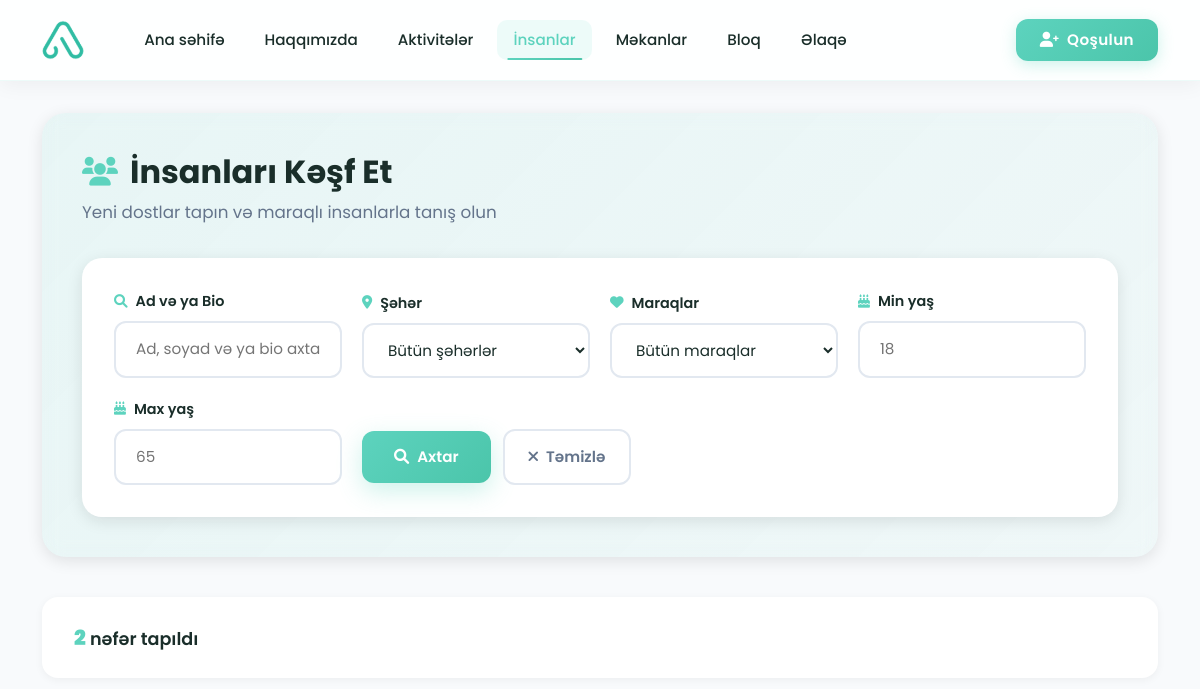
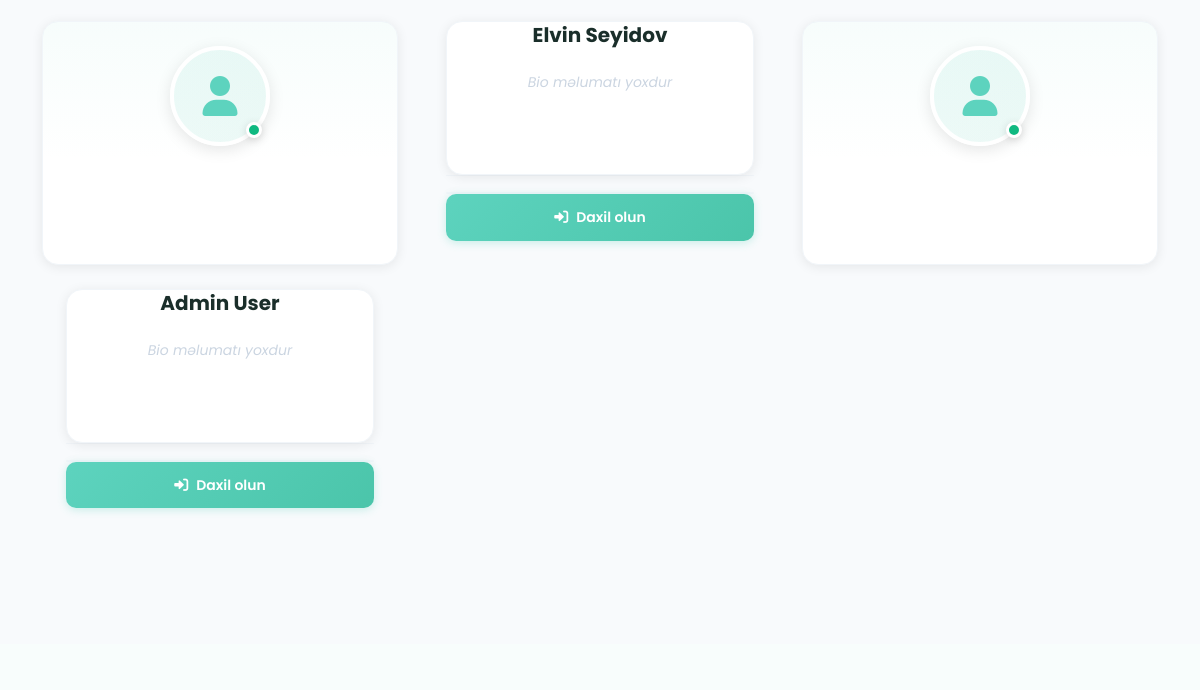
Page /accounts/people/ (upper part) on the earlier database version (2 pictures, top to bottom).
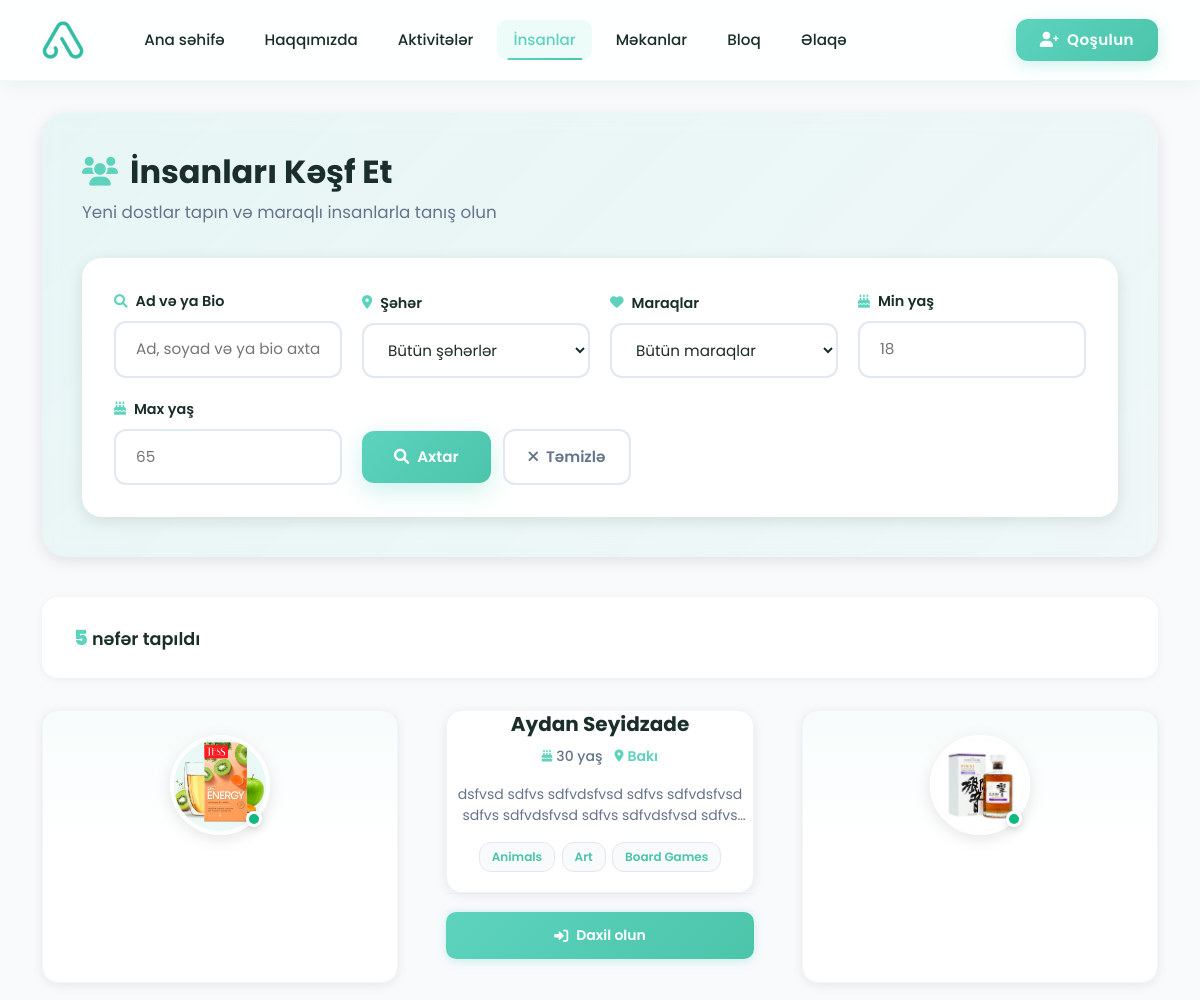
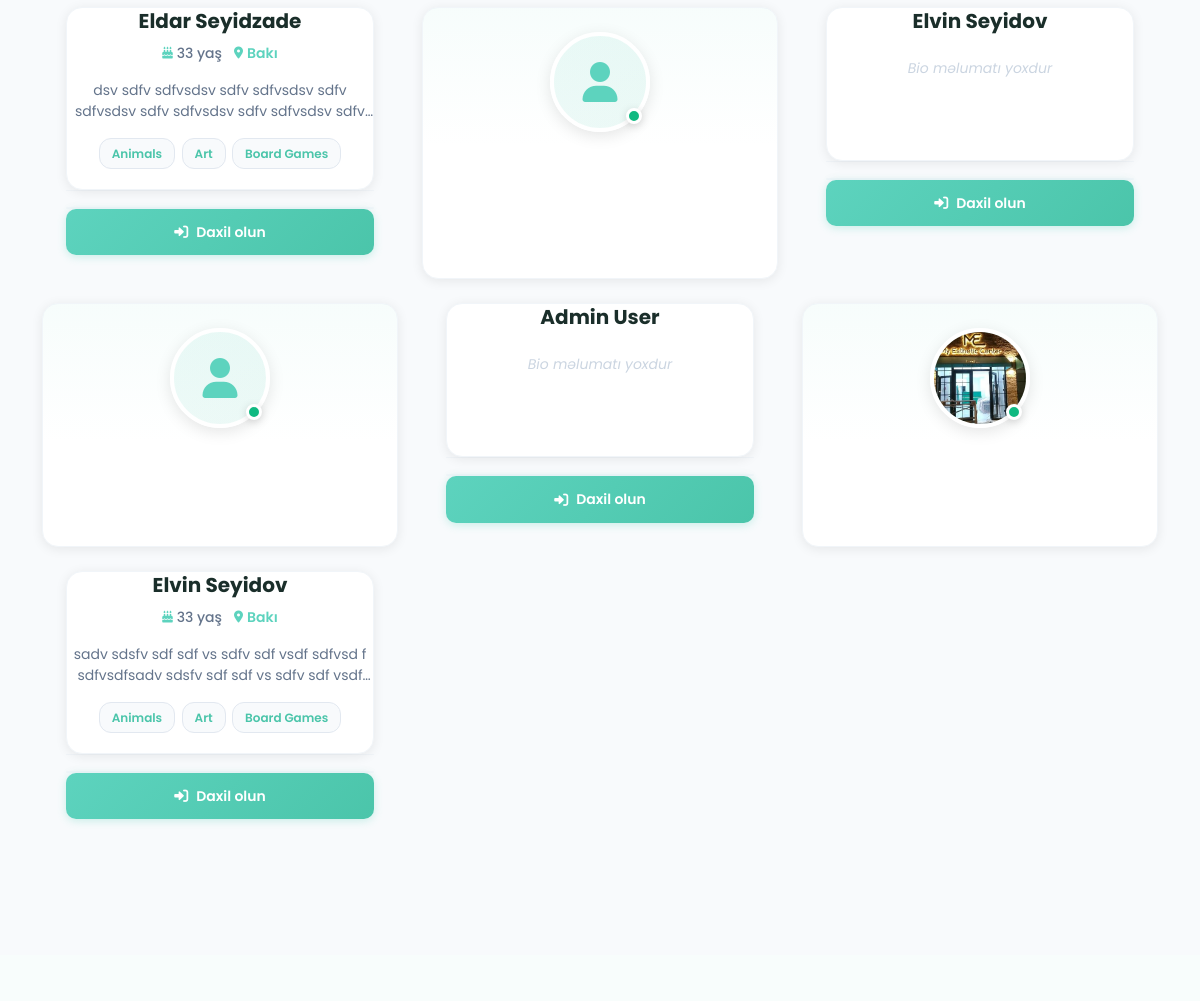
Same page on the later database version (2 pictures, top to bottom).
### accounts/models.py (models this page shows, shortened)
class User(AbstractUser):
    phone_regex = RegexValidator(
        regex=r'^\+?1?\d{9,15}$',
        message="Phone number must be entered in the format: '+999999999'. Up to 15 digits allowed."
    )
    GENDER_CHOICES = [
        ('male', 'Kişi'),
        ('female', 'Qadın'),
        ('other', 'Digər'),
        ('prefer_not_to_say', 'Deməyi üstün tutmuram'),
    ]
    phone = models.CharField(validators=[phone_regex], max_length=17, unique=True)
    is_phone_verified = models.BooleanField(default=False)
    otp_code = models.CharField(max_length=6, blank=True, null=True)
    otp_created_at = models.DateTimeField(blank=True, null=True)
    birthday = models.DateField(blank=True, null=True)
    gender = models.CharField(max_length=20, choices=GENDER_CHOICES, blank=True, null=True)
    bio = models.TextField(max_length=500, blank=True, null=True)
    languages = models.ManyToManyField(Language, blank=True)
    city = models.CharField(max_length=100, blank=True, null=True)
    latitude = models.DecimalField(max_digits=9, decimal_places=6, blank=True, null=True)
    longitude = models.DecimalField(max_digits=9, decimal_places=6, blank=True, null=True)
    address = models.TextField(blank=True, null=True)
    interests = models.ManyToManyField(Interest, blank=True)
    registration_step = models.IntegerField(default=0)  # 0: phone, 1: otp, 2: name, 3: languages, 4: birthday, 5: images, 6: bio, 7: interests, 8: location, 9: complete
    is_registration_complete = models.BooleanField(default=False)
    created_at = models.DateTimeField(auto_now_add=True)
    updated_at = models.DateTimeField(auto_now=True)
    username = None
    USERNAME_FIELD = 'phone'
    REQUIRED_FIELDS = ['first_name', 'last_name']
    objects = UserManager()
    def get_full_name(self):
        if self.first_name and self.last_name:
            return f"{self.first_name} {self.last_name}"
        return self.phone
    @property
    def age(self):
        if self.birthday:
            from datetime import date
            today = date.today()
            return today.year - self.birthday.year - ((today.month, today.day) < (self.birthday.month, self.birthday.day))
        return None

class UserImage(models.Model):
    user = models.ForeignKey(User, on_delete=models.CASCADE, related_name='images')
    image = models.ImageField(upload_to=user_image_path)
    is_primary = models.BooleanField(default=False)
    order = models.PositiveIntegerField(default=0)
    uploaded_at = models.DateTimeField(auto_now_add=True)
    class Meta:
        ordering = ['order', 'uploaded_at']
        unique_together = ['user', 'order']

class Interest(models.Model):
    CATEGORY_CHOICES = [
        ('general', 'General/Popular'),
        ('beauty', 'Beauty & Fashion'),
        ('lifestyle', 'Lifestyle & Home'),
        ('sports', 'Sports & Fitness'),
        ('arts', 'Arts & Culture'),
        ('food', 'Food & Dining'),
        ('travel', 'Travel & Adventure'),
        ('tech', 'Technology'),
        ('music', 'Music'),
        ('nature', 'Nature & Outdoors'),
        ('education', 'Education & Learning'),
        ('health', 'Health & Wellness'),
        ('social', 'Social & Volunteering'),
    ]
    name = models.CharField(max_length=100, unique=True)
    icon = models.CharField(max_length=50, blank=True, null=True)  # Font awesome icon name
    category = models.CharField(max_length=20, choices=CATEGORY_CHOICES, default='general')
    is_general = models.BooleanField(default=False, help_text="Show in general/popular section")
    class Meta:
        ordering = ['name']

### accounts/views.py (the view, shortened to what this page needs)
# urls.py: path('people/', views.people_list, name='people_list'),
def people_list(request):
    query = request.GET.get('q', '').strip()
    city_filter = request.GET.get('city', '')
    interest_filter = request.GET.get('interest', '')
    age_min = request.GET.get('age_min', '')
    age_max = request.GET.get('age_max', '')
    users = User.objects.filter(
        is_registration_complete=True,
        is_active=True
    ).exclude(id=request.user.id if request.user.is_authenticated else None).select_related().prefetch_related('languages', 'interests', 'images')
    if city_filter:
        users = users.filter(city__icontains=city_filter)
    if interest_filter:
        users = users.filter(interests__id=interest_filter)
    if request.user.is_authenticated:
        for user_obj in users:
            user_obj.friendship_status = Friendship.get_friendship_status(request.user, user_obj)
    users = users.order_by('-created_at')
    from django.core.paginator import Paginator
    paginator = Paginator(users, 12)  # 12 users per page
    page_number = request.GET.get('page')
    page_obj = paginator.get_page(page_number)
    cities = User.objects.filter(
        is_registration_complete=True,
        city__isnull=False
    ).exclude(city='').values_list('city', flat=True).distinct().order_by('city')
    interests = Interest.objects.all().order_by('name')
    context = {
        'page_obj': page_obj,
        'cities': cities,
        'interests': interests,
        'query': query,
        'city_filter': city_filter,
        'interest_filter': interest_filter,
        'age_min': age_min,
        'age_max': age_max,
    }
    return render(request, 'accounts/people_list.html', context)

### templates/accounts/people_list.html (shortened to what the changed rows need)
{% extends 'base.html' %}
{% load static %}
{% block content %}
<div class="people-page">
    <div class="container">
        <div class="search-hero">
            <h1>
                <i class="fas fa-users"></i>
                İnsanları Kəşf Et
            </h1>
        </div>
        <div class="results-header-modern">
            <div class="results-info">
                <div class="results-count">
                    <strong>{{ page_obj.paginator.count }}</strong> nəfər tapıldı
                </div>
            </div>
        </div>
        {% if page_obj.object_list %}
            <div class="people-grid-modern" id="people-container">
                {% for person in page_obj.object_list %}
                    <a href="{% url 'accounts:user_detail' person.id %}" class="person-card-modern" style="text-decoration: none; color: inherit;">
                        <div class="person-card-header-modern">
                            <div class="person-avatar-wrapper">
                                {% if person.images.first %}
                                    <img src="{{ person.images.first.image.url }}" alt="{{ person.get_full_name }}" class="person-avatar-modern">
                                {% else %}
                                    <div class="person-avatar-modern" style="display: flex; align-items: center; justify-content: center;">
                                        <i class="fas fa-user" style="color: var(--primary-color); font-size: 2.5rem;"></i>
                                    </div>
                                {% endif %}
                                <div class="status-badge-modern"></div>
                            </div>
                        </div>
                        <div class="person-info-modern">
                            <h5 class="person-name-modern">{{ person.get_full_name }}</h5>
                            <div class="person-meta">
                                {% if person.age %}
                                    <span class="person-age-modern">
                                        <i class="fas fa-birthday-cake"></i>
                                        {{ person.age }} yaş
                                    </span>
                                {% endif %}
                                {% if person.city %}
                                    <span class="person-location-modern">
                                        <i class="fas fa-map-marker-alt"></i>
                                        {{ person.city }}
                                    </span>
                                {% endif %}
                            </div>
                            {% if person.bio %}
                                <p class="person-bio-modern">{{ person.bio }}</p>
                            {% else %}
                                <p class="person-bio-modern" style="color: #cbd5e1; font-style: italic;">Bio məlumatı yoxdur</p>
                            {% endif %}
                            {% if person.interests.all %}
                                <div class="person-interests-modern">
                                    {% for interest in person.interests.all|slice:":3" %}
                                        <span class="interest-tag-modern">{{ interest.name }}</span>
                                    {% endfor %}
                                </div>
                            {% else %}
                                <div class="person-interests-modern"></div>
                            {% endif %}
                            <div class="person-actions-modern" onclick="event.stopPropagation();">
                                {% if user.is_authenticated %}
                                    {% if not person.friendship_status %}
                                        <button class="friend-btn-modern send-request" onclick="event.stopPropagation(); sendFriendRequest({{ person.id }}, this); return false;">
                                            <i class="fas fa-user-plus"></i>
                                            <span>Dostluq sorğusu</span>
                                        </button>
                                    {% elif person.friendship_status.status == 'pending' %}
                                        {% if person.friendship_status.initiated_by.id == user.id %}
                                            <button class="friend-btn-modern pending" disabled onclick="event.stopPropagation(); return false;">
                                                <i class="fas fa-clock"></i>
                                                <span>Gözləyir</span>
                                            </button>
                                        {% else %}
                                            <button class="friend-btn-modern send-request" onclick="event.stopPropagation(); respondFriendRequest({{ person.friendship_status.friendship.id }}, 'accept', this); return false;">
                                                <i class="fas fa-check"></i>
                                                <span>Qəbul et</span>
                                            </button>
                                        {% endif %}
                                    {% elif person.friendship_status.status == 'accepted' %}
                                        <button class="friend-btn-modern friends" disabled onclick="event.stopPropagation(); return false;">
                                            <i class="fas fa-check-circle"></i>
                                            <span>Dostdur</span>
                                        </button>
                                    {% elif person.friendship_status.status == 'rejected' %}
                                        <button class="friend-btn-modern rejected" disabled onclick="event.stopPropagation(); return false;">
                                            <i class="fas fa-times"></i>
                                            <span>Rədd edildi</span>
                                        </button>
                                    {% endif %}
                                {% else %}
                                    <a href="{% url 'accounts:login' %}" class="friend-btn-modern send-request" style="text-decoration: none;" onclick="event.stopPropagation();">
                                        <i class="fas fa-sign-in-alt"></i>
                                        <span>Daxil olun</span>
                                    </a>
                                {% endif %}
                            </div>
                        </div>
                    </a>
                {% endfor %}
            </div>
        {% endif %}
    </div>
</div>
{% endblock %}

Differences in the rows shown:
added User: images.first.image (picture), get_full_name "Aydan Seyidzade", age "30", city "Bakı", bio "dsfvsd sdfvs sdfvdsfvsd sdfvs sdfvdsfvsd sdfvs sdfvdsfvsd sdfvs sdfvdsfvsd…"
now on this page (row unchanged): Interest: name "Animals"
now on this page (row unchanged): Interest: name "Art"
now on this page (row unchanged): Interest: name "Board Games"
added User: images.first.image (picture), get_full_name "Eldar Seyidzade", age "33", city "Bakı", bio "dsv sdfv sdfvsdsv sdfv sdfvsdsv sdfv sdfvsdsv sdfv sdfvsdsv sdfv sdfvsdsv…"
now on this page (row edited): User: images.first.image (picture), get_full_name "Elvin Seyidov", age "33", city "Bakı", bio "sadv sdsfv sdf sdf vs sdfv sdf vsdf sdfvsd f sdfvsdfsadv sdsfv sdf sdf vs sdfv sdf…"
Other differences:
{{ page_obj.paginator.count }}: "2" → "5"
